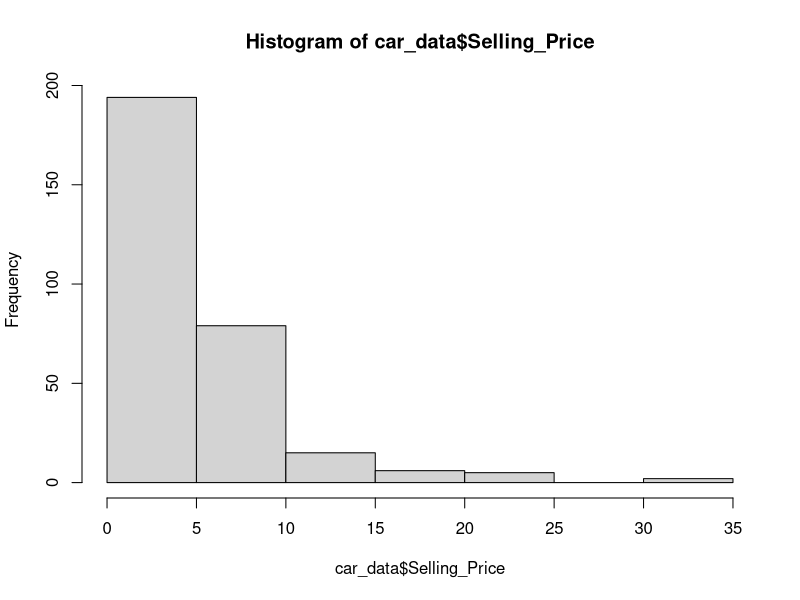
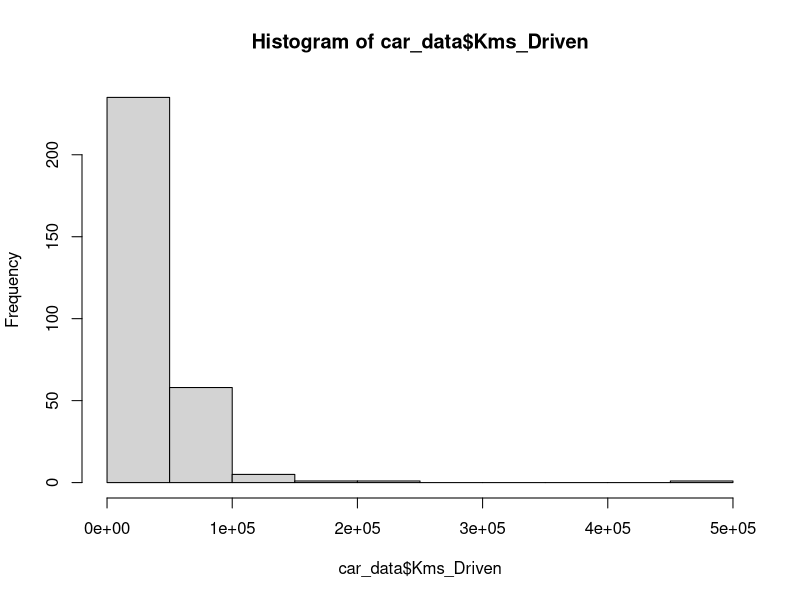

Write the R code that produced these figures, in order.
car_data=read.csv("car data.csv")
library(carData)
library(car)

head(car_data)
tail(car_data)
colnames(car_data)
str(car_data)

car_data$Year=as.ts(car_data$Year)
car_data$Owner=as.factor(car_data$Owner)

hist(car_data$Selling_Price)
hist(car_data$Kms_Driven)
